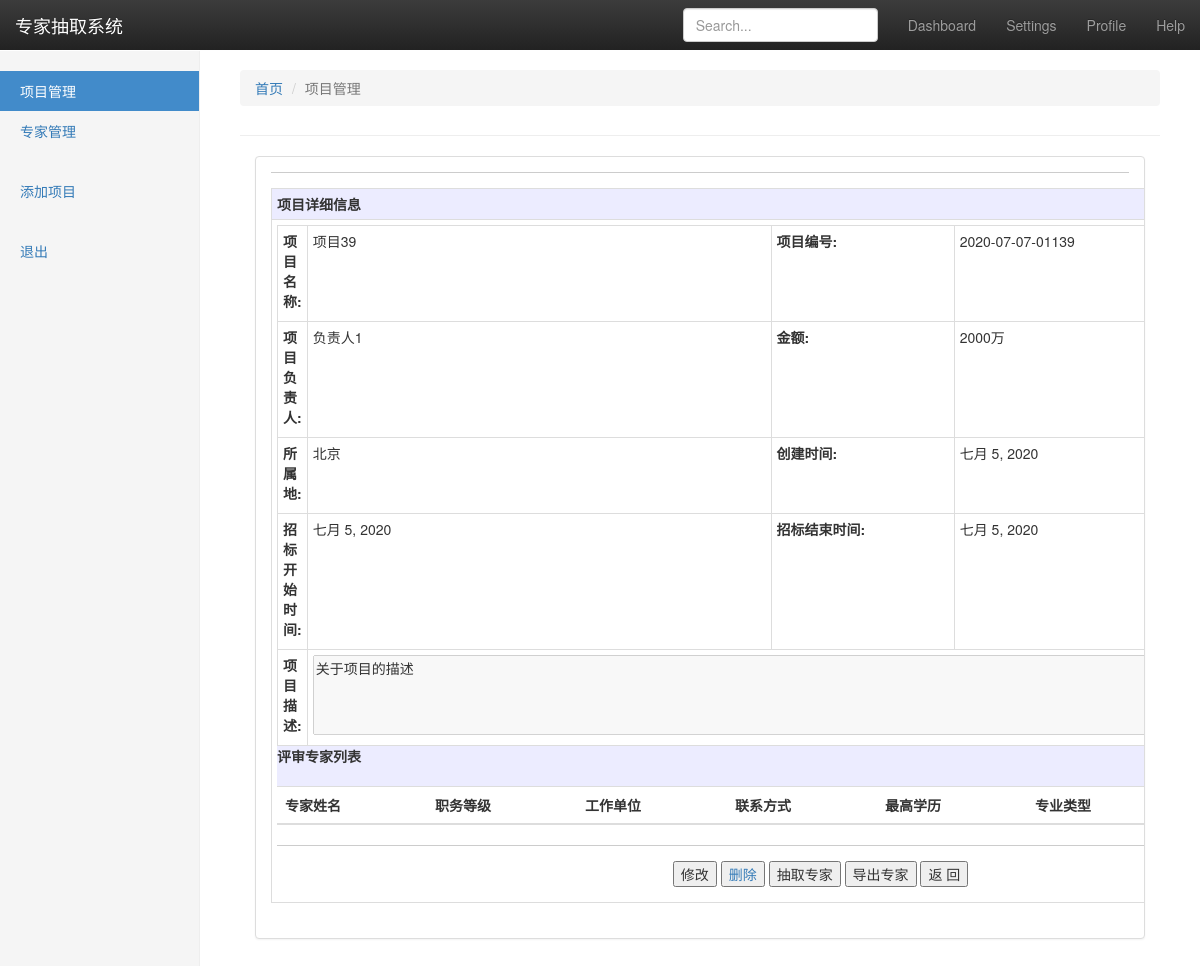
The page /program/detail/39 on the database its author committed.
### program/models.py (models this page shows, shortened)
class Program(models.Model):
    id = models.AutoField(primary_key=True)
    visible = models.BooleanField(default=True)
    seq = models.CharField(max_length=100, null=False, verbose_name="项目编号")
    name = models.CharField(max_length=500, verbose_name="项目名称", null=False)
    desp = models.CharField(max_length=1000, verbose_name="项目描述", null=True)
    responser = models.CharField(max_length=100, verbose_name="项目负责人", null=False)
    location = models.CharField(max_length=100, verbose_name="所属地", null=True)
    money = models.CharField(max_length=100, null=True,verbose_name="招标金额")
    program_date = models.DateField(verbose_name="创建时间")
    start_date = models.DateField(verbose_name="评标开始时间")
    end_date = models.DateField(verbose_name="评标截止时间")
    class Meta:
        verbose_name = '项目'
        verbose_name_plural = verbose_name

### program/views.py (the view)
# urls.py: path('detail/<int:program_id>', views.program_detail, name='detail'),
def program_detail(request, program_id):
    try:
        program_detail_info = Program.objects.get(id=program_id)
    except:
        return HttpResponse("项目不存在， ID:", program_id)
    comment_list = Comments.objects.filter(program__id = program_id).exclude(status="nok")
    return render(request, 'program_detail.html', {"expert_list" : comment_list, "program": program_detail_info})

### template/program_detail.html (shortened to what this page needs)
<!DOCTYPE html>
<html lang="zh-CN">
<head>
  <link rel="stylesheet" href="https://cdn.jsdelivr.net/npm/bootstrap@3.3.7/dist/css/bootstrap.min.css"
>
  <link rel="stylesheet" href="https://cdn.jsdelivr.net/npm/bootstrap@3.3.7/dist/css/bootstrap-theme.min.css"
>
  {% load static %}
</head>
<body>
  <nav class="navbar navbar-inverse navbar-fixed-top">
    <div class="container-fluid">
      <div class="navbar-header">
        <a class="navbar-brand" href="#">专家抽取系统</a>
      </div>
      <div id="navbar" class="navbar-collapse collapse">
        <ul class="nav navbar-nav navbar-right">
          <li><a href="#">Dashboard</a></li>
          <li><a href="#">Settings</a></li>
          <li><a href="#">Profile</a></li>
          <li><a href="#">Help</a></li>
        </ul>
        <form class="navbar-form navbar-right">
          <input type="text" class="form-control" placeholder="Search...">
        </form>
      </div>
    </div>
  </nav>
  <div class="container-fluid">
    <div class="row">
      <div class="col-sm-3 col-md-2 sidebar">
        <ul class="nav nav-sidebar">
          <li class="active"><a href="/experts/index">项目管理 <span class="sr-only">(current)</span></a></li>
          <li><a href="{% url 'list' %}">专家管理</a></li>
        </ul>
        <ul class="nav nav-sidebar">
          <li><a href="{% url 'addProgram' %}">添加项目</a></li>
        </ul>
		<ul class="nav nav-sidebar">
			<li><a href="{% url 'login' %}">退出</a></li>
        </ul>
      </div>
      <div class="col-sm-9 col-sm-offset-3 col-md-10 col-md-offset-2 main">
		<div class="page-header">
			<ol class="breadcrumb">
				<li><a href="/program/list">首页</a></li>
				<li class="active">项目管理</li>
			</ol>
		</div>
        <div class="col-md-12">
          <div class="panel panel-default">
            <div class="panel-body table-responsive">
              <div
                style="border-bottom:1px solid #ccc; margin-bottom:15px; color:#3299fd; background-repeat:no-repeat; padding-left:20px; background-position: bottom left;">
              </div>
              <form id="inputForm" class="form-horizontal" action="" method="get">
                <table class="table table-bordered table-condensed">
                  <tr>
                    <td style="background-color:#ECECFF;">
                      <b>项目详细信息</b>
                    </td>
                  </tr>
                  <tr>
                    <td>
                      <table class="table table-bordered table-condensed" style="margin-bottom: 0px;">
                  </tr>
                  <tr>
                    <td style="width:15%">
                      <label class="tab_control_label">项目名称: </label>
                    </td>
                    <td style="width:38%">
                      {{program.name}}
                    </td>
                    <td style="width:15%"><label class="tab_control_label">项目编号: </label></td>
                    <td style="width:38%">
                      {{program.seq}}
                    </td>
                  </tr>
                  <tr>
                    <td>
                      <label class="tab_control_label">项目负责人: </label>
                    </td>
                    <td>
                      {{program.responser}}
                    </td>
                    <td><label class="tab_control_label">金额: </label></td>
                    <td>
                      {{program.money}}
                    </td>
                  </tr>
                  <tr>
                    <td><label class="tab_control_label">所属地: </label></td>
                    <td>
                      {{program.location}}
                    </td>
                    <td><label class="tab_control_label">创建时间: </label></td>
                    <td>
                      {{program.program_date}}
                    </td>
                  </tr>
                  <tr>
                    <td><label class="tab_control_label">招标开始时间: </label></td>
                    <td>
                      {{program.start_date}}
                    </td>
                    <td><label class="tab_control_label">招标结束时间: </label></td>
                    <td>
                      {{program.end_date}}
                    </td>
                  </tr>
                  <tr>
                    <td><label class="tab_control_label">项目描述: </label></td>
                    <td colspan="10">
                      <textarea disabled id="remarks" name="remarks" maxlength="1000"
                        style="width: 1100px; height: 80px" placeholder="输入项目简单描述">{{program.desp}}</textarea>
                    </td>
                  </tr>
                </table>
              </form>
            </div>
          </div>
        </div>
      </div>
      <table class="table table-striped">
        <thead>
          <tr>
            <div style="background-color:#ECECFF; height: 40px">
              <b>评审专家列表</b>
            </div>
          </tr>
        </thead>
        <thead>
          <tr>
            <th>专家姓名</th>
            <th>职务等级</th>
            <th>工作单位</th>
            <th>联系方式</th>
            <th>最高学历</th>
            <th>专业类型</th>
          </tr>
        </thead>
      </table>
    </div>
  </div>
  <div
    style="border-bottom:1px solid #ccc; margin-bottom:15px; color:#3299fd; background-repeat:no-repeat; padding-left:20px; background-position: bottom left;">
  </div>
  <div style="width:350px; display:block; margin:10px auto;">
    <button type="button" class="btn-blu-btn" onclick="location.href='/program/modify/{{program.id}}';">修改</button>
    <a href="/program/deleteProgram/{{program.id}}" onclick="return del('确认要删除该项目吗？', this.href)">
      <button type="button" class="btn-blu-btn">删除</button>
    </a>
    <button type="button" class="btn-blu-btn"
      onclick="location.href='/program/selectExperts/{{program.id}}';">抽取专家</button>
    <button type="button" class="btn-blu-btn" onclick="location.href='/program/download/{{program.id}}';">导出专家</button>
    <button type="button" class="btn-cancel" onclick="history.go(-1)">返 回</button>
  </div>
</body>
</html>

### template/program_detail.html (style rules this page uses)
body { padding-top: 50px; }
.navbar-fixed-top { border: 0; }
.sidebar { display: none; }
@media (min-width: 768px) { .sidebar { position: fixed; top: 51px; bottom: 0; left: 0; z-index: 1000; display: block; padding: 20px; overflow-x: hidden; overflow-y: auto; background-color: #f5f5f5; border-right: 1px solid #eee; } }
.nav-sidebar { margin-right: -21px; margin-bottom: 20px; margin-left: -20px; }
.nav-sidebar>li>a { padding-right: 20px; padding-left: 20px; }
.nav-sidebar>.active>a, .nav-sidebar>.active>a:hover, .nav-sidebar>.active>a:focus { color: #fff; background-color: #428bca; }
.main { padding: 20px; }
@media (min-width: 768px) { .main { padding-right: 40px; padding-left: 40px; } }
.main .page-header { margin-top: 0; }

### rows shown on the page
Program: name "项目39", seq "2020-07-07-01139", responser "负责人1", money "2000万", location "北京", program_date "七月 5, 2020", start_date "七月 5, 2020", end_date "七月 5, 2020", remarks "关于项目的描述"
